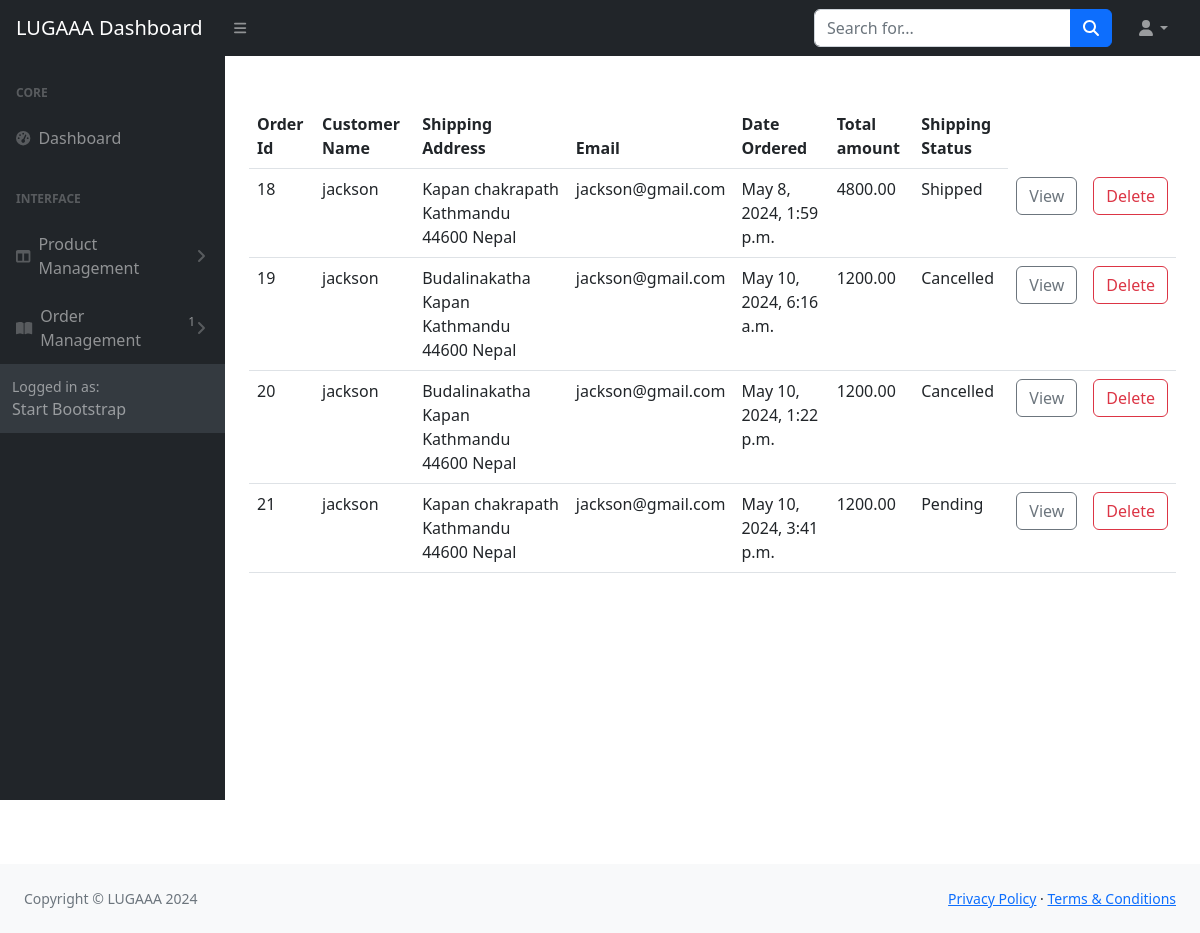
Before: /admin_dashboard/order_list with the older database file.
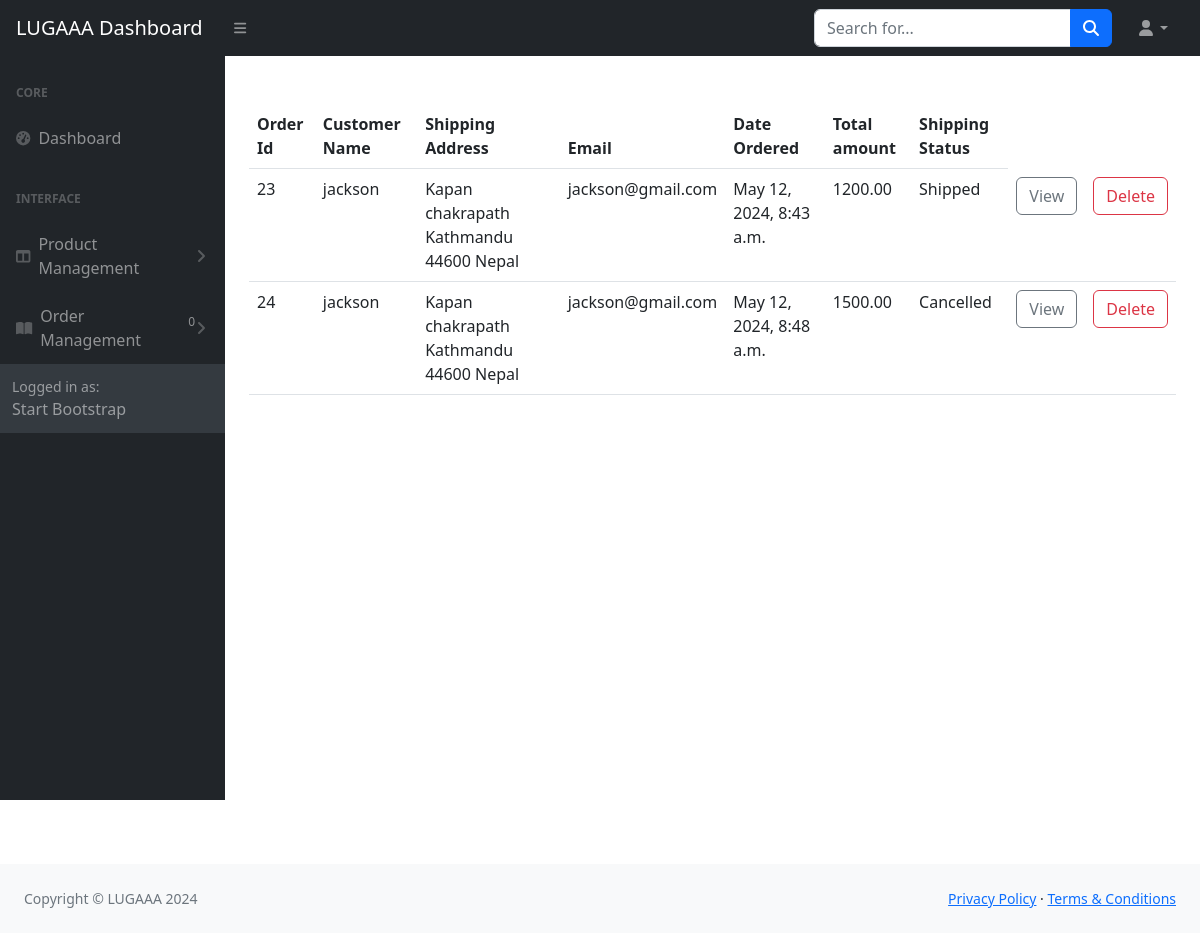
After: the same page with the newer database file.
### payment/models.py (models this page shows, shortened)
class Order(models.Model):
    user = models.ForeignKey(User, on_delete=models.CASCADE ,null=True, blank=True)
    fullname = models.CharField(max_length=255)
    email = models.EmailField(max_length=250)
    shipping_address= models.TextField(max_length=15000)
    amount_paid = models.DecimalField(max_digits=10, decimal_places=2)
    date_ordered = models.DateTimeField(auto_now_add=True)
    status =  models.CharField(max_length=25, default='Pending')
    shipped_date = models.DateTimeField(blank=True, null=True)

### admin_dashboard/views.py (the view)
# urls.py: path('order_list', views.order_list, name="order_list"),
def order_list(request):
    orderList = Order.objects.all()
    return render(request, 'order_list.html', {'order_list': orderList})

### admin_dashboard/context_processor.py (called while the page is built)
def order_notify(request):
    order = Order.objects.filter(status = 'Pending').count()
    return  {'notification_count': order}

### cart/context_processor.py (called while the page is built)
def cart(request):
    return {'cart': Cart(request)}

### store/context_processor.py (called while the page is built)
def user_order_notify(request):
    user = request.user.pk
    order = Order.objects.filter(user = user, status = 'Pending').count()
    return  {'user_order_count': order}

### admin_dashboard/templates/order_list.html (shortened to what this page needs)
{% extends "dashbase.html" %}
{%block content%}
{% include 'layout.html'%}
<div id="layoutSidenav_content">
    <main>
        <div class="container-fluid px-4">
  <div class="row">
    <div class="col">
      <table class="table">
        <thead>
          <tr>
            <th scope="col">Order Id</th>
            <th scope="col">Customer Name</th>
            <th scope="col">Shipping Address</th>
            <th scope="col">Email</th>
            <th scope="col">Date Ordered</th>
            <th scope="col">Total amount</th>
            <th scope="col">Shipping Status</th>
          </tr>
        </thead>
        <tbody>
          {% for order in order_list %}
          <tr>
            <td>{{ order.pk }}</td>
            <td>{{ order.fullname }}</td>
            <td>{{ order.shipping_address }}</td>
            <td>{{ order.email }}</td>
            <td>{{ order.date_ordered}}</td>
            <td>{{ order.amount_paid}}</td>
            <td>{{ order.status}}</td>
            <td><a href = "{% url 'order_edit' order.pk %}" class=" btn btn-outline-secondary">View </a></td>
            <td><a href="{% url 'order_delete' order.pk %}"  class=" btn btn-outline-danger">Delete</a></td>
          </tr>
          {% endfor %}
        </tbody>
      </table>
    </div>
  </div>
</div>
  </div>
</div>
{%endblock%}

Changed rows visible on the page:
removed Order: pk "18", fullname "jackson", shipping_address "Kapan chakrapath Kathmandu 44600 Nepal", email "jackson@gmail.com", date_ordered "May 8, 2024, 1:59 p.m.", amount_paid "4800.00", status "Shipped"
removed Order: pk "19", fullname "jackson", shipping_address "Budalinakatha Kapan Kathmandu 44600 Nepal", email "jackson@gmail.com", date_ordered "May 10, 2024, 6:16 a.m.", amount_paid "1200.00", status "Cancelled"
removed Order: pk "20", fullname "jackson", shipping_address "Budalinakatha Kapan Kathmandu 44600 Nepal", email "jackson@gmail.com", date_ordered "May 10, 2024, 1:22 p.m.", amount_paid "1200.00", status "Cancelled"
removed Order: pk "21", fullname "jackson", shipping_address "Kapan chakrapath Kathmandu 44600 Nepal", email "jackson@gmail.com", date_ordered "May 10, 2024, 3:41 p.m.", amount_paid "1200.00", status "Pending"
added Order: pk "23", fullname "jackson", shipping_address "Kapan chakrapath Kathmandu 44600 Nepal", email "jackson@gmail.com", date_ordered "May 12, 2024, 8:43 a.m.", amount_paid "1200.00", status "Shipped"
added Order: pk "24", fullname "jackson", shipping_address "Kapan chakrapath Kathmandu 44600 Nepal", email "jackson@gmail.com", date_ordered "May 12, 2024, 8:48 a.m.", amount_paid "1500.00", status "Cancelled"
Other visible differences:
{{ notification_count }}: "1" → "0"
